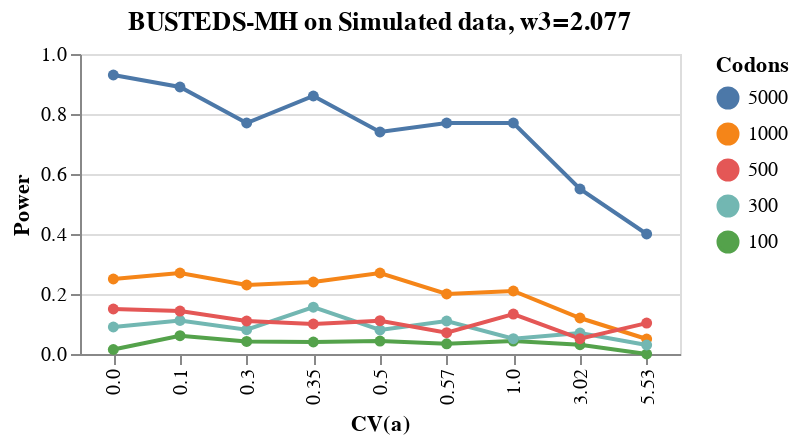

Notebook cell for this chart:
### Code cell
source = df_2_077

chart207 = alt.Chart(source).mark_line(
    point=alt.OverlayMarkDef(color="red")
).encode(
    x='CV(a)',
    y='Power',
    color=alt.Color('Codons', sort=order)
).properties(
    width=300,
    height=150,
    title="BUSTEDS-MH on Simulated data, w3=2.077"
)

chart207

### Figure 1 — Vega-Lite specification as saved in the notebook (floating-point values rounded to 4 significant figures)
{"config": {"view": {"continuousWidth": 400, "continuousHeight": 300}}, "data": {"name": "data-8df681c0ba5ae5ede8a07b88083d2b3b"}, "mark": {"type": "line", "point": {"color": "red"}}, "encoding": {"color": {"field": "Codons", "sort": ["5000", "1000", "500", "300", "100"], "type": "nominal"}, "x": {"field": "CV(a)", "type": "nominal"}, "y": {"field": "Power", "type": "quantitative"}}, "height": 150, "title": "BUSTEDS-MH on Simulated data, w3=2.077", "width": 300, "$schema": "https://vega.github.io/schema/vega-lite/v4.17.0.json", "datasets": {"data-8df681c0ba5ae5ede8a07b88083d2b3b": [{"Codons": "100", "Power": 0.04, "CV(a)": "0.35"}, {"Codons": "5000", "Power": 0.86, "CV(a)": "0.35"}, {"Codons": "1000", "Power": 0.24, "CV(a)": "0.35"}, {"Codons": "300", "Power": 0.156, "CV(a)": "0.35"}, {"Codons": "500", "Power": 0.1, "CV(a)": "0.35"}, {"Codons": "100", "Power": 0.043, "CV(a)": "0.5"}, {"Codons": "5000", "Power": 0.74, "CV(a)": "0.5"}, {"Codons": "1000", "Power": 0.27, "CV(a)": "0.5"}, {"Codons": "300", "Power": 0.08, "CV(a)": "0.5"}, {"Codons": "500", "Power": 0.111, "CV(a)": "0.5"}, {"Codons": "100", "Power": 0.061, "CV(a)": "0.1"}, {"Codons": "5000", "Power": 0.89, "CV(a)": "0.1"}, {"Codons": "1000", "Power": 0.27, "CV(a)": "0.1"}, {"Codons": "300", "Power": 0.112, "CV(a)": "0.1"}, {"Codons": "500", "Power": 0.143, "CV(a)": "0.1"}, {"Codons": "100", "Power": 0.031, "CV(a)": "3.02"}, {"Codons": "5000", "Power": 0.55, "CV(a)": "3.02"}, {"Codons": "1000", "Power": 0.12, "CV(a)": "3.02"}, {"Codons": "300", "Power": 0.07, "CV(a)": "3.02"}, {"Codons": "500", "Power": 0.051, "CV(a)": "3.02"}, {"Codons": "100", "Power": 0.043, "CV(a)": "1.0"}, {"Codons": "5000", "Power": 0.77, "CV(a)": "1.0"}, {"Codons": "1000", "Power": 0.21, "CV(a)": "1.0"}, {"Codons": "300", "Power": 0.051, "CV(a)": "1.0"}, {"Codons": "500", "Power": 0.133, "CV(a)": "1.0"}, {"Codons": "100", "Power": 0.0, "CV(a)": "5.53"}, {"Codons": "5000", "Power": 0.4, "CV(a)": "5.53"}, {"Codons": "1000", "Power": 0.05, "CV(a)": "5.53"}, {"Codons": "300", "Power": 0.03, "CV(a)": "5.53"}, {"Codons": "500", "Power": 0.103, "CV(a)": "5.53"}, {"Codons": "100", "Power": 0.042, "CV(a)": "0.3"}, {"Codons": "5000", "Power": 0.77, "CV(a)": "0.3"}, {"Codons": "1000", "Power": 0.23, "CV(a)": "0.3"}, {"Codons": "300", "Power": 0.081, "CV(a)": "0.3"}, {"Codons": "500", "Power": 0.11, "CV(a)": "0.3"}, {"Codons": "100", "Power": 0.034, "CV(a)": "0.57"}, {"Codons": "5000", "Power": 0.77, "CV(a)": "0.57"}, {"Codons": "1000", "Power": 0.2, "CV(a)": "0.57"}, {"Codons": "300", "Power": 0.11, "CV(a)": "0.57"}, {"Codons": "500", "Power": 0.071, "CV(a)": "0.57"}, {"Codons": "100", "Power": 0.015, "CV(a)": "0.0"}, {"Codons": "5000", "Power": 0.93, "CV(a)": "0.0"}, {"Codons": "1000", "Power": 0.25, "CV(a)": "0.0"}, {"Codons": "300", "Power": 0.09, "CV(a)": "0.0"}, {"Codons": "500", "Power": 0.15, "CV(a)": "0.0"}]}}
